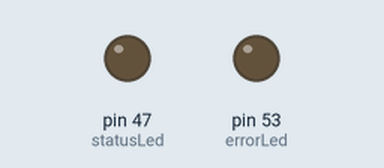
A sketch run on a simulated Arduino Mega 2560, built with avr-gcc and run on an emulated ATmega2560. Shown: output pins drawn as LEDs (lit = HIGH). What the sketch prints to the serial monitor is not drawn.

Above: at 17.5 s.
At 24.8 s:
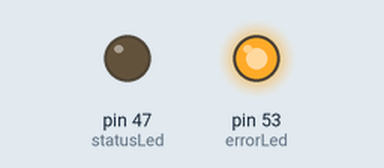
Timing chart, 0 to 27.6 s (numbered marks = the images above):
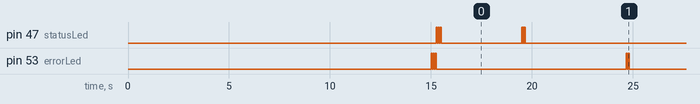

Measured:
- by itself, pin 53 (errorLed): repeats every 9.6 s: HIGH 0.05 s, LOW 0.05 s, HIGH 0.05 s, LOW 9.4 s
- by itself, everything shown: repeats every 9.3 s, in 6 steps

The sketch:

stringSender.ino
```cpp
// Test code for CSS 427 Final Project, based on Andrew Rapp example code.
// John Walter
// Thomas Dye
// Sender codebase for controller

#include <XBee.h>

//char helloworld[] = "Hello World\r";
char buffer[128];

// Initialize radio object
XBee xbee = XBee();

// 64-bit addressing: This is the SH + SL address of remote XBee
XBeeAddress64 addr64 = XBeeAddress64(0x0013A200, 0x40E3CD0F);
//Tx64Request tx = Tx64Request(addr64, payload, sizeof(payload));
TxStatusResponse txStatus = TxStatusResponse();

// LED pin assignments
int statusLed = 47;
int errorLed = 53;

// Setup
void setup()
{
    // Prepare diagnostic leds
    pinMode(statusLed, OUTPUT);
    pinMode(errorLed, OUTPUT);

    // Prepare serial connections
    Serial.begin(9600);
    Serial2.begin(9600);
    xbee.setSerial(Serial);

    // Allow radio to fully boot and establish connection to remote
    delay(15000);

    // Check LEDs
    flashLed(errorLed, 3, 50);
    flashLed(statusLed, 3, 50);
}

// Loop
void loop()
{
    strcpy(buffer, "hello\r");
    //Tx64Request zbtx = Tx64Request(addr64, (uint8_t *)helloworld, strlen(helloworld));
    Tx64Request zbtx = Tx64Request(addr64, (uint8_t *)buffer, strlen(buffer));
    xbee.send(zbtx);
    delay(2000);
    strcpy(buffer, "goodbye\r");
    zbtx = Tx64Request(addr64, (uint8_t *)buffer, strlen(buffer));
    xbee.send(zbtx);
    delay(2000);

    // Send payload and flash activity light
    //xbee.send(tx);

    // flash TX indicator for each byte in payload
    flashLed(statusLed, 4, 25);

    // after sending a tx request, we expect a status response
    // wait up to 5 seconds for the status response
    if (xbee.readPacket(5000))
    {
        // got a response!

        // should be a znet tx status
        if (xbee.getResponse().getApiId() == TX_STATUS_RESPONSE)
        {
            xbee.getResponse().getTxStatusResponse(txStatus);

            // get the delivery status, the fifth byte
            if (txStatus.getStatus() == SUCCESS)
            {
                // success.
                flashLed(statusLed, 1, 100);
            }
            else
            {
                // the remote XBee did not receive our packet. is it powered on?
                flashLed(errorLed, 3, 500);
            }
        }
    }
    else if (xbee.getResponse().isError())
    {
        //nss.print("Error reading packet.  Error code: ");
        //nss.println(xbee.getResponse().getErrorCode());
        flashLed(errorLed, 3, 100);
    }
    else
    {
        // local XBee did not provide a timely TX Status Response.  Radio is not configured properly or connected
        flashLed(errorLed, 2, 50);
    }

    //setOutput();
    //delay(1000);
}

// Flash LED
void flashLed(int pin, int times, int wait)
{
    for (int i = 0; i < times; i++)
    {
        digitalWrite(pin, HIGH);
        delay(wait);
        digitalWrite(pin, LOW);

        if (i + 1 < times)
        {
            delay(wait);
        }
    }
}

//// Set Output
//void setOutput()
//{
//    if (output == 0)
//    {
//        output = 1;
//    }
//    else
//    {
//        output = 0;
//    }
//}
```
